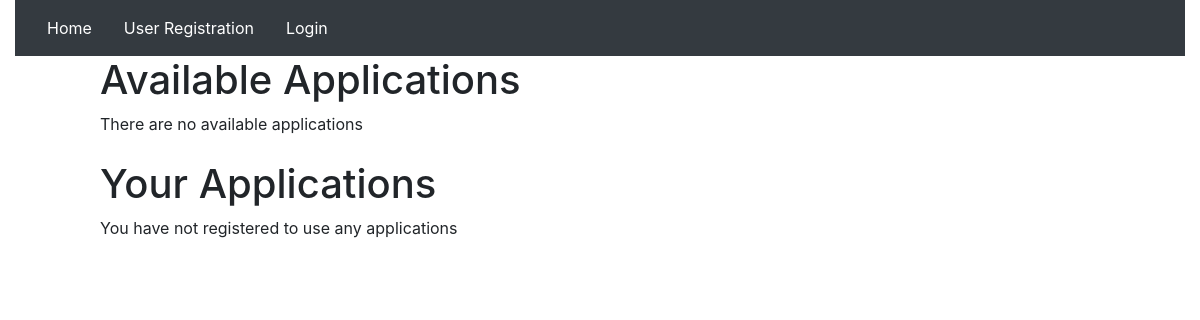
The app's page /kdc/, older data.
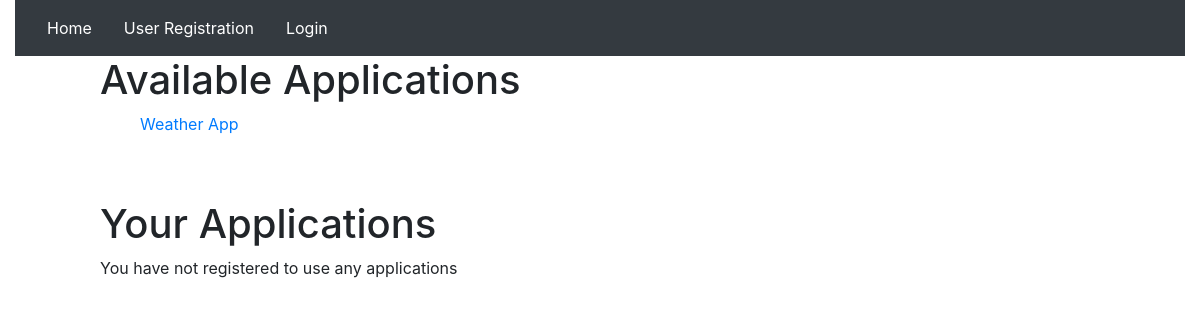
The same page, newer data.
### TGS/models/Application.py (models this page shows, shortened)
class Application(models.Model):
    name = models.CharField(max_length=255, blank=False, null=False, verbose_name="Application Name")
    key = models.CharField(max_length=8, blank=False, null=False, unique=True, verbose_name="Application Key")
    date_created = models.DateTimeField()
    class Meta:
        ordering = ('name',)

### KDC/views.py (the view)
def index(request):
    context = get_context(request)
    registered_ids = []
    if request.user.is_authenticated:
        registered = request.user.applications.values()
        for app in registered:
            registered_ids.append(app["id"])
    else:
        registered = None
    available = Application.objects.exclude(pk__in=registered_ids)
    context.update({"available": available, "registered": registered})
    return render(request, 'KDC/index.html', context)

### globals/globals.py (called while the page is built)
def get_context(request):
    context = {}
    context.update({ "user": request.user if request.user else None })
    return context

### KDC/templates/KDC/index.html (shortened to what this page needs)
{% extends 'KDC/base_page.html' %}
{% block content %}
<div id="available-apps" class="display-area">
    <div id="apps">
        <h1 class="display-6">Available Applications</h1>
        {% if available %}
            <ul id="list" style="list-style-type: none;">
                {% for app in available %}
                <li><a href="/tgs/application/{{ app.id }}">{{ app.name }}</a></li>
                {% endfor %}
            </ul>
        {% else %}
            <span>There are no available applications</span>
        {% endif %}
        <br/>
        <br/>
        <h1 class="display-6">Your Applications</h1>
        {% if registered %}
            <ul id="list" style="list-style-type: none;">
                {% for app in registered %}
                <li>
                    {{ app.name }} --> <button class="btn btn-primary" type="button" onclick="connectToService('/kdc/connect/{{ user.username }}')">Connect</button>
                </li>
                {% endfor %}
            </ul>
        {% else %}
            <span>You have not registered to use any applications</span>
        {% endif %}
    </div>
</div>
{% endblock content %}

Row changes from the older to the newer data that the page shows:
added Application: name "Weather App"
Text that changed along with them:
text no longer shown: "There are no available applications"
